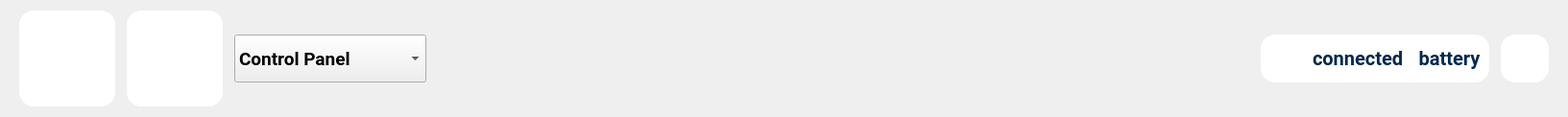
         <widget class="QFrame" name="status_bar_2">
          <property name="styleSheet">
           <string notr="true">#status_bar_2 {
background-color: qlineargradient(spread: pad, x1:0, y1:0, x2:1, y2:0, stop:0 rgb(4, 3, 47), stop:0.5 rgb(86, 80, 140), stop:1 rgb(114, 159, 207));
}</string>
          </property>
          <property name="frameShape">
           <enum>QFrame::NoFrame</enum>
          </property>
          <property name="frameShadow">
           <enum>QFrame::Raised</enum>
          </property>
          <layout class="QHBoxLayout" name="horizontalLayout_11">
           <property name="spacing">
            <number>12</number>
           </property>
           <property name="leftMargin">
            <number>20</number>
           </property>
           <property name="rightMargin">
            <number>20</number>
           </property>
           <item>
            <widget class="QLabel" name="Logo_BK_4">
             <property name="sizePolicy">
              <sizepolicy hsizetype="Preferred" vsizetype="Preferred">
               <horstretch>0</horstretch>
               <verstretch>0</verstretch>
              </sizepolicy>
             </property>
             <property name="minimumSize">
              <size>
               <width>100</width>
               <height>100</height>
              </size>
             </property>
             <property name="maximumSize">
              <size>
               <width>100</width>
               <height>100</height>
              </size>
             </property>
             <property name="styleSheet">
              <string notr="true">background-color: rgb(255, 255, 255);
border-radius:  15px;</string>
             </property>
             <property name="text">
              <string/>
             </property>
             <property name="pixmap">
              <pixmap resource="../resources/resources.qrc">:/logos/Logos/Logo BK.png</pixmap>
             </property>
             <property name="scaledContents">
              <bool>true</bool>
             </property>
             <property name="alignment">
              <set>Qt::AlignCenter</set>
             </property>
            </widget>
           </item>
           <item>
            <widget class="QLabel" name="Logo_fab_4">
             <property name="sizePolicy">
              <sizepolicy hsizetype="Expanding" vsizetype="Minimum">
               <horstretch>0</horstretch>
               <verstretch>0</verstretch>
              </sizepolicy>
             </property>
             <property name="minimumSize">
              <size>
               <width>100</width>
               <height>100</height>
              </size>
             </property>
             <property name="maximumSize">
              <size>
               <width>100</width>
               <height>100</height>
              </size>
             </property>
             <property name="font">
              <font>
               <family>Roboto</family>
               <weight>75</weight>
               <bold>true</bold>
              </font>
             </property>
             <property name="styleSheet">
              <string notr="true">background-color: rgb(255, 255, 255);
border-radius:  15px;</string>
             </property>
             <property name="text">
              <string/>
             </property>
             <property name="pixmap">
              <pixmap resource="../resources/resources.qrc">:/logos/Logos/Fablab Logo-aftercut.png</pixmap>
             </property>
             <property name="scaledContents">
              <bool>true</bool>
             </property>
             <property name="alignment">
              <set>Qt::AlignCenter</set>
             </property>
            </widget>
           </item>
           <item>
            <widget class="QComboBox" name="comboBox_2">
             <property name="minimumSize">
              <size>
               <width>200</width>
               <height>0</height>
              </size>
             </property>
             <property name="maximumSize">
              <size>
               <width>200</width>
               <height>50</height>
              </size>
             </property>
             <property name="font">
              <font>
               <family>Roboto</family>
               <pointsize>14</pointsize>
               <weight>75</weight>
               <bold>true</bold>
              </font>
             </property>
             <property name="styleSheet">
              <string notr="true">border-radius:  15px;
color: rgb(0, 41, 77);
padding-left: 15px;
QComboBox::drop-down {
        border: 0px;
        width: 0px;
    }
QComboBox::item:hover {
    background-color: #e0e0e0;
    color: black; 
}
 </string>
             </property>
             <property name="editable">
              <bool>false</bool>
             </property>
             <item>
              <property name="text">
               <string>Control Panel</string>
              </property>
             </item>
             <item>
              <property name="text">
               <string>Attendance</string>
              </property>
             </item>
             <item>
              <property name="text">
               <string>Robot Telemetry</string>
              </property>
             </item>
            </widget>
           </item>
           <item>
            <spacer name="horizontalSpacer_9">
             <property name="orientation">
              <enum>Qt::Horizontal</enum>
             </property>
             <property name="sizeHint" stdset="0">
              <size>
               <width>857</width>
               <height>20</height>
              </size>
             </property>
            </spacer>
           </item>
           <item>
            <widget class="QWidget" name="widget_11" native="true">
             <property name="maximumSize">
              <size>
               <width>16777215</width>
               <height>50</height>
              </size>
             </property>
             <property name="styleSheet">
              <string notr="true">background-color: rgb(255, 255, 255);
border-radius:  15px;
color: rgb(0, 41, 77);</string>
             </property>
             <layout class="QHBoxLayout" name="horizontalLayout_15">
              <property name="topMargin">
               <number>0</number>
              </property>
              <property name="bottomMargin">
               <number>0</number>
              </property>
              <item>
               <widget class="QWidget" name="widget_12" native="true">
                <layout class="QHBoxLayout" name="horizontalLayout_16">
                 <property name="topMargin">
                  <number>0</number>
                 </property>
                 <property name="bottomMargin">
                  <number>0</number>
                 </property>
                 <item>
                  <widget class="QLabel" name="label_12">
                   <property name="minimumSize">
                    <size>
                     <width>30</width>
                     <height>30</height>
                    </size>
                   </property>
                   <property name="maximumSize">
                    <size>
                     <width>50</width>
                     <height>50</height>
                    </size>
                   </property>
                   <property name="text">
                    <string/>
                   </property>
                   <property name="pixmap">
                    <pixmap resource="../resources/resources.qrc">:/Icons/Icons/mqtt_icon.svg</pixmap>
                   </property>
                   <property name="scaledContents">
                    <bool>false</bool>
                   </property>
                   <property name="alignment">
                    <set>Qt::AlignCenter</set>
                   </property>
                  </widget>
                 </item>
                 <item>
                  <widget class="QLabel" name="label_mqtt_3">
                   <property name="sizePolicy">
                    <sizepolicy hsizetype="Preferred" vsizetype="Preferred">
                     <horstretch>0</horstretch>
                     <verstretch>0</verstretch>
                    </sizepolicy>
                   </property>
                   <property name="minimumSize">
                    <size>
                     <width>0</width>
                     <height>30</height>
                    </size>
                   </property>
                   <property name="maximumSize">
                    <size>
                     <width>16777215</width>
                     <height>50</height>
                    </size>
                   </property>
                   <property name="font">
                    <font>
                     <family>Roboto</family>
                     <pointsize>15</pointsize>
                     <weight>75</weight>
                     <bold>true</bold>
                    </font>
                   </property>
                   <property name="text">
                    <string>connected</string>
                   </property>
                   <property name="textFormat">
                    <enum>Qt::PlainText</enum>
                   </property>
                  </widget>
                 </item>
                </layout>
               </widget>
              </item>
              <item>
               <widget class="QLabel" name="label_battery_3">
                <property name="sizePolicy">
                 <sizepolicy hsizetype="Preferred" vsizetype="Preferred">
                  <horstretch>0</horstretch>
                  <verstretch>0</verstretch>
                 </sizepolicy>
                </property>
                <property name="minimumSize">
                 <size>
                  <width>0</width>
                  <height>30</height>
                 </size>
                </property>
                <property name="maximumSize">
                 <size>
                  <width>16777215</width>
                  <height>50</height>
                 </size>
                </property>
                <property name="font">
                 <font>
                  <family>Roboto</family>
                  <pointsize>15</pointsize>
                  <weight>75</weight>
                  <bold>true</bold>
                 </font>
                </property>
                <property name="styleSheet">
                 <string notr="true"/>
                </property>
                <property name="frameShape">
                 <enum>QFrame::NoFrame</enum>
                </property>
                <property name="frameShadow">
                 <enum>QFrame::Raised</enum>
                </property>
                <property name="text">
                 <string>battery</string>
                </property>
                <property name="scaledContents">
                 <bool>false</bool>
                </property>
                <property name="alignment">
                 <set>Qt::AlignCenter</set>
                </property>
                <property name="margin">
                 <number>5</number>
                </property>
                <property name="indent">
                 <number>0</number>
                </property>
               </widget>
              </item>
             </layout>
            </widget>
           </item>
           <item>
            <widget class="QPushButton" name="logout_2">
             <property name="sizePolicy">
              <sizepolicy hsizetype="MinimumExpanding" vsizetype="Preferred">
               <horstretch>0</horstretch>
               <verstretch>0</verstretch>
              </sizepolicy>
             </property>
             <property name="minimumSize">
              <size>
               <width>50</width>
               <height>30</height>
              </size>
             </property>
             <property name="maximumSize">
              <size>
               <width>50</width>
               <height>50</height>
              </size>
             </property>
             <property name="styleSheet">
              <string notr="true">background-color: rgb(255, 255, 255);
border-radius:  15px;
color: rgb(0, 41, 77);</string>
             </property>
             <property name="text">
              <string/>
             </property>
             <property name="icon">
              <iconset resource="../resources/resources.qrc">
               <normaloff>:/Icons/Icons/log-out.svg</normaloff>:/Icons/Icons/log-out.svg</iconset>
             </property>
             <property name="iconSize">
              <size>
               <width>25</width>
               <height>25</height>
              </size>
             </property>
            </widget>
           </item>
          </layout>
         </widget>
